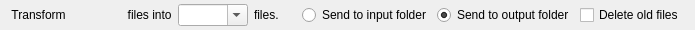
<?xml version="1.0" encoding="UTF-8"?>
<ui version="4.0">
 <class>Form</class>
 <widget class="QWidget" name="Form">
  <property name="geometry">
   <rect>
    <x>0</x>
    <y>0</y>
    <width>695</width>
    <height>30</height>
   </rect>
  </property>
  <property name="windowTitle">
   <string>Form</string>
  </property>
  <layout class="QHBoxLayout" name="horizontalLayout">
   <property name="topMargin">
    <number>0</number>
   </property>
   <property name="bottomMargin">
    <number>0</number>
   </property>
   <item>
    <widget class="QLabel" name="label">
     <property name="maximumSize">
      <size>
       <width>60</width>
       <height>16777215</height>
      </size>
     </property>
     <property name="text">
      <string>Transform </string>
     </property>
     <property name="alignment">
      <set>Qt::AlignRight|Qt::AlignTrailing|Qt::AlignVCenter</set>
     </property>
    </widget>
   </item>
   <item>
    <widget class="QLabel" name="ext_label">
     <property name="maximumSize">
      <size>
       <width>48</width>
       <height>16777215</height>
      </size>
     </property>
     <property name="font">
      <font>
       <bold>true</bold>
      </font>
     </property>
     <property name="text">
      <string/>
     </property>
    </widget>
   </item>
   <item>
    <widget class="QLabel" name="label_2">
     <property name="maximumSize">
      <size>
       <width>54</width>
       <height>16777215</height>
      </size>
     </property>
     <property name="text">
      <string> files into</string>
     </property>
     <property name="alignment">
      <set>Qt::AlignCenter</set>
     </property>
    </widget>
   </item>
   <item>
    <widget class="QComboBox" name="outCombo">
     <property name="maximumSize">
      <size>
       <width>70</width>
       <height>16777215</height>
      </size>
     </property>
     <property name="editable">
      <bool>true</bool>
     </property>
     <property name="frame">
      <bool>true</bool>
     </property>
    </widget>
   </item>
   <item>
    <widget class="QLabel" name="label_3">
     <property name="text">
      <string>files.</string>
     </property>
    </widget>
   </item>
   <item>
    <widget class="QRadioButton" name="radioButtonInput">
     <property name="text">
      <string>Send to input folder</string>
     </property>
     <property name="checked">
      <bool>false</bool>
     </property>
    </widget>
   </item>
   <item>
    <widget class="QRadioButton" name="radioButtonOutput">
     <property name="text">
      <string>Send to output folder</string>
     </property>
     <property name="checked">
      <bool>true</bool>
     </property>
    </widget>
   </item>
   <item>
    <widget class="QCheckBox" name="checkBoxDelete">
     <property name="text">
      <string>Delete old files</string>
     </property>
    </widget>
   </item>
  </layout>
 </widget>
 <resources/>
 <connections/>
</ui>
